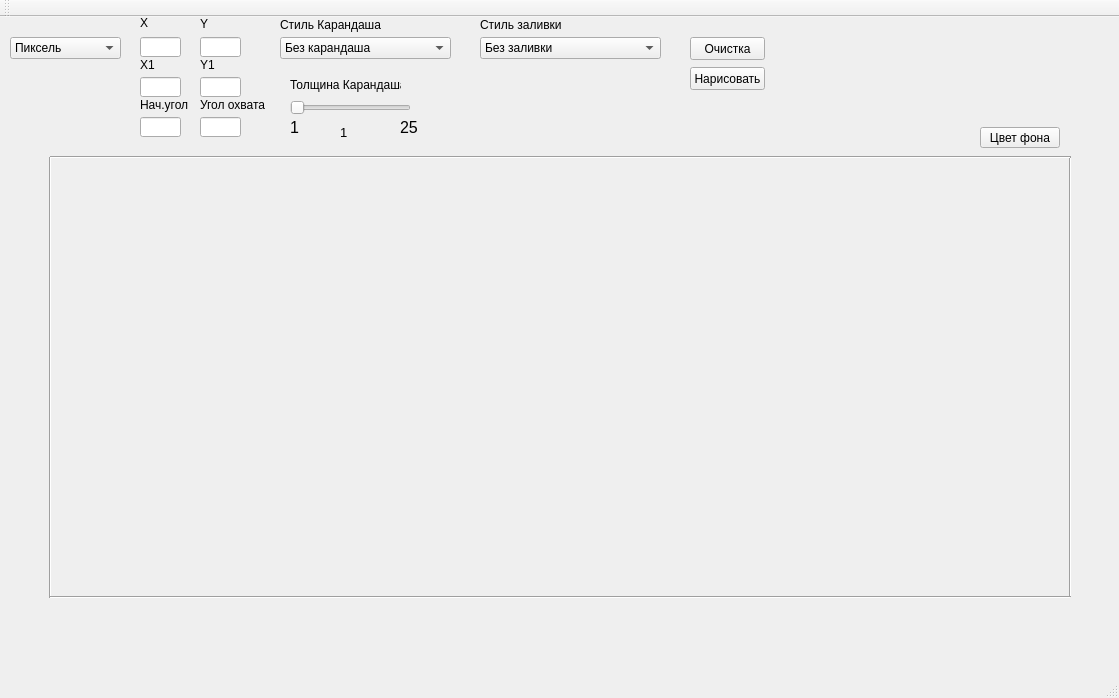
<?xml version="1.0" encoding="UTF-8"?>
<ui version="4.0">
 <class>MainWindow</class>
 <widget class="QMainWindow" name="MainWindow">
  <property name="geometry">
   <rect>
    <x>0</x>
    <y>0</y>
    <width>1119</width>
    <height>698</height>
   </rect>
  </property>
  <property name="windowTitle">
   <string>MainWindow</string>
  </property>
  <widget class="QWidget" name="centralWidget">
   <widget class="QLineEdit" name="lineEdit_PixelX">
    <property name="geometry">
     <rect>
      <x>140</x>
      <y>20</y>
      <width>41</width>
      <height>20</height>
     </rect>
    </property>
   </widget>
   <widget class="QLineEdit" name="lineEdit_PixelY">
    <property name="geometry">
     <rect>
      <x>200</x>
      <y>20</y>
      <width>41</width>
      <height>20</height>
     </rect>
    </property>
   </widget>
   <widget class="QLabel" name="label">
    <property name="geometry">
     <rect>
      <x>140</x>
      <y>-10</y>
      <width>16</width>
      <height>31</height>
     </rect>
    </property>
    <property name="text">
     <string>X</string>
    </property>
   </widget>
   <widget class="QLabel" name="label_2">
    <property name="geometry">
     <rect>
      <x>200</x>
      <y>0</y>
      <width>47</width>
      <height>13</height>
     </rect>
    </property>
    <property name="text">
     <string>Y</string>
    </property>
   </widget>
   <widget class="m_widget" name="widget" native="true">
    <property name="geometry">
     <rect>
      <x>50</x>
      <y>140</y>
      <width>1021</width>
      <height>441</height>
     </rect>
    </property>
   </widget>
   <widget class="QPushButton" name="pushButton_clear">
    <property name="geometry">
     <rect>
      <x>690</x>
      <y>20</y>
      <width>75</width>
      <height>23</height>
     </rect>
    </property>
    <property name="text">
     <string>Очистка</string>
    </property>
   </widget>
   <widget class="QPushButton" name="pushButton_draw">
    <property name="geometry">
     <rect>
      <x>690</x>
      <y>50</y>
      <width>75</width>
      <height>23</height>
     </rect>
    </property>
    <property name="text">
     <string>Нарисовать</string>
    </property>
   </widget>
   <widget class="QLineEdit" name="lineEdit_PixelX1">
    <property name="geometry">
     <rect>
      <x>140</x>
      <y>60</y>
      <width>41</width>
      <height>20</height>
     </rect>
    </property>
   </widget>
   <widget class="QLineEdit" name="lineEdit_PixelY1">
    <property name="geometry">
     <rect>
      <x>200</x>
      <y>60</y>
      <width>41</width>
      <height>20</height>
     </rect>
    </property>
   </widget>
   <widget class="QLabel" name="label_3">
    <property name="geometry">
     <rect>
      <x>140</x>
      <y>40</y>
      <width>41</width>
      <height>16</height>
     </rect>
    </property>
    <property name="text">
     <string>X1</string>
    </property>
   </widget>
   <widget class="QLabel" name="label_4">
    <property name="geometry">
     <rect>
      <x>200</x>
      <y>40</y>
      <width>51</width>
      <height>16</height>
     </rect>
    </property>
    <property name="text">
     <string>Y1</string>
    </property>
   </widget>
   <widget class="QComboBox" name="comboBox">
    <property name="geometry">
     <rect>
      <x>10</x>
      <y>20</y>
      <width>111</width>
      <height>22</height>
     </rect>
    </property>
    <property name="styleSheet">
     <string notr="true"/>
    </property>
    <item>
     <property name="text">
      <string>Пиксель</string>
     </property>
    </item>
    <item>
     <property name="text">
      <string>Линия</string>
     </property>
    </item>
    <item>
     <property name="text">
      <string>Дуга</string>
     </property>
    </item>
    <item>
     <property name="text">
      <string>Прямоугольник</string>
     </property>
    </item>
    <item>
     <property name="text">
      <string>Круг</string>
     </property>
    </item>
    <item>
     <property name="text">
      <string>Эллипс</string>
     </property>
    </item>
    <item>
     <property name="text">
      <string>Многоугольник</string>
     </property>
    </item>
    <item>
     <property name="text">
      <string>Ломанная линия</string>
     </property>
    </item>
   </widget>
   <widget class="QLineEdit" name="lineEdit_stAngle">
    <property name="geometry">
     <rect>
      <x>140</x>
      <y>100</y>
      <width>41</width>
      <height>20</height>
     </rect>
    </property>
   </widget>
   <widget class="QLineEdit" name="lineEdit_spAngle">
    <property name="geometry">
     <rect>
      <x>200</x>
      <y>100</y>
      <width>41</width>
      <height>20</height>
     </rect>
    </property>
   </widget>
   <widget class="QLabel" name="label_an1">
    <property name="geometry">
     <rect>
      <x>140</x>
      <y>80</y>
      <width>61</width>
      <height>16</height>
     </rect>
    </property>
    <property name="text">
     <string>Нач.угол</string>
    </property>
   </widget>
   <widget class="QLabel" name="label_an2">
    <property name="geometry">
     <rect>
      <x>200</x>
      <y>80</y>
      <width>71</width>
      <height>16</height>
     </rect>
    </property>
    <property name="text">
     <string>Угол охвата</string>
    </property>
   </widget>
   <widget class="QComboBox" name="comboBox_pen">
    <property name="geometry">
     <rect>
      <x>280</x>
      <y>20</y>
      <width>171</width>
      <height>22</height>
     </rect>
    </property>
    <property name="currentIndex">
     <number>0</number>
    </property>
    <property name="modelColumn">
     <number>0</number>
    </property>
    <item>
     <property name="text">
      <string>Без карандаша</string>
     </property>
    </item>
    <item>
     <property name="text">
      <string>Сплошная линия</string>
     </property>
    </item>
    <item>
     <property name="text">
      <string>Пунктирная линия</string>
     </property>
    </item>
    <item>
     <property name="text">
      <string>Точечная линия</string>
     </property>
    </item>
    <item>
     <property name="text">
      <string>Пунктирно-точечная линия</string>
     </property>
    </item>
    <item>
     <property name="text">
      <string>Точечно-пунктирная линия</string>
     </property>
    </item>
   </widget>
   <widget class="QLabel" name="label_Pen">
    <property name="geometry">
     <rect>
      <x>280</x>
      <y>0</y>
      <width>101</width>
      <height>16</height>
     </rect>
    </property>
    <property name="text">
     <string>Стиль Карандаша</string>
    </property>
   </widget>
   <widget class="QComboBox" name="comboBox_brush">
    <property name="geometry">
     <rect>
      <x>480</x>
      <y>20</y>
      <width>181</width>
      <height>22</height>
     </rect>
    </property>
    <item>
     <property name="text">
      <string>Без заливки</string>
     </property>
    </item>
    <item>
     <property name="text">
      <string>Сплошная заливка</string>
     </property>
    </item>
    <item>
     <property name="text">
      <string>Плотная заливка 1</string>
     </property>
    </item>
    <item>
     <property name="text">
      <string>Плотная заливка 2</string>
     </property>
    </item>
    <item>
     <property name="text">
      <string>Плотная заливка 3</string>
     </property>
    </item>
    <item>
     <property name="text">
      <string>Плотная заливка 4</string>
     </property>
    </item>
    <item>
     <property name="text">
      <string>Плотная заливка 5</string>
     </property>
    </item>
    <item>
     <property name="text">
      <string>Плотная заливка 6</string>
     </property>
    </item>
    <item>
     <property name="text">
      <string>Плотная заливка 7</string>
     </property>
    </item>
    <item>
     <property name="text">
      <string>Горизонтальная заливка</string>
     </property>
    </item>
    <item>
     <property name="text">
      <string>Вертикальная заливка</string>
     </property>
    </item>
    <item>
     <property name="text">
      <string>Сетчатая заливка</string>
     </property>
    </item>
    <item>
     <property name="text">
      <string>Обратно-диагональная заливка</string>
     </property>
    </item>
    <item>
     <property name="text">
      <string>Прямо-диагольная заливка</string>
     </property>
    </item>
    <item>
     <property name="text">
      <string>Диагонально-сетчатая заливка</string>
     </property>
    </item>
   </widget>
   <widget class="QLabel" name="label_brush">
    <property name="geometry">
     <rect>
      <x>480</x>
      <y>0</y>
      <width>101</width>
      <height>16</height>
     </rect>
    </property>
    <property name="text">
     <string>Стиль заливки</string>
    </property>
   </widget>
   <widget class="QSlider" name="horizontalSlider_penW">
    <property name="geometry">
     <rect>
      <x>290</x>
      <y>80</y>
      <width>121</width>
      <height>22</height>
     </rect>
    </property>
    <property name="minimum">
     <number>1</number>
    </property>
    <property name="maximum">
     <number>20</number>
    </property>
    <property name="orientation">
     <enum>Qt::Horizontal</enum>
    </property>
   </widget>
   <widget class="QLabel" name="label_PenW">
    <property name="geometry">
     <rect>
      <x>290</x>
      <y>60</y>
      <width>111</width>
      <height>16</height>
     </rect>
    </property>
    <property name="text">
     <string>Толщина Карандаша</string>
    </property>
   </widget>
   <widget class="QLabel" name="label_5">
    <property name="geometry">
     <rect>
      <x>290</x>
      <y>100</y>
      <width>16</width>
      <height>21</height>
     </rect>
    </property>
    <property name="font">
     <font>
      <pointsize>12</pointsize>
     </font>
    </property>
    <property name="text">
     <string>1</string>
    </property>
   </widget>
   <widget class="QLabel" name="label_6">
    <property name="geometry">
     <rect>
      <x>400</x>
      <y>100</y>
      <width>21</width>
      <height>21</height>
     </rect>
    </property>
    <property name="font">
     <font>
      <pointsize>12</pointsize>
     </font>
    </property>
    <property name="text">
     <string>25</string>
    </property>
   </widget>
   <widget class="Line" name="line">
    <property name="geometry">
     <rect>
      <x>30</x>
      <y>140</y>
      <width>41</width>
      <height>441</height>
     </rect>
    </property>
    <property name="orientation">
     <enum>Qt::Vertical</enum>
    </property>
   </widget>
   <widget class="Line" name="line_2">
    <property name="geometry">
     <rect>
      <x>1050</x>
      <y>140</y>
      <width>41</width>
      <height>441</height>
     </rect>
    </property>
    <property name="orientation">
     <enum>Qt::Vertical</enum>
    </property>
   </widget>
   <widget class="Line" name="line_3">
    <property name="geometry">
     <rect>
      <x>50</x>
      <y>130</y>
      <width>1021</width>
      <height>20</height>
     </rect>
    </property>
    <property name="orientation">
     <enum>Qt::Horizontal</enum>
    </property>
   </widget>
   <widget class="Line" name="line_4">
    <property name="geometry">
     <rect>
      <x>50</x>
      <y>570</y>
      <width>1021</width>
      <height>20</height>
     </rect>
    </property>
    <property name="orientation">
     <enum>Qt::Horizontal</enum>
    </property>
   </widget>
   <widget class="QLabel" name="label_w">
    <property name="geometry">
     <rect>
      <x>340</x>
      <y>100</y>
      <width>31</width>
      <height>31</height>
     </rect>
    </property>
    <property name="font">
     <font>
      <pointsize>10</pointsize>
     </font>
    </property>
    <property name="text">
     <string>1</string>
    </property>
   </widget>
   <widget class="QPushButton" name="pushButton">
    <property name="geometry">
     <rect>
      <x>980</x>
      <y>110</y>
      <width>80</width>
      <height>21</height>
     </rect>
    </property>
    <property name="text">
     <string>Цвет фона</string>
    </property>
   </widget>
   <widget class="QLabel" name="label_7">
    <property name="geometry">
     <rect>
      <x>990</x>
      <y>620</y>
      <width>81</width>
      <height>21</height>
     </rect>
    </property>
    <property name="text">
     <string/>
    </property>
   </widget>
  </widget>
  <widget class="QMenuBar" name="menuBar">
   <property name="geometry">
    <rect>
     <x>0</x>
     <y>0</y>
     <width>1119</width>
     <height>20</height>
    </rect>
   </property>
  </widget>
  <widget class="QToolBar" name="mainToolBar">
   <attribute name="toolBarArea">
    <enum>TopToolBarArea</enum>
   </attribute>
   <attribute name="toolBarBreak">
    <bool>false</bool>
   </attribute>
  </widget>
  <widget class="QStatusBar" name="statusBar"/>
 </widget>
 <layoutdefault spacing="6" margin="11"/>
 <customwidgets>
  <customwidget>
   <class>m_widget</class>
   <extends>QWidget</extends>
   <header location="global">m_widget.h</header>
   <container>1</container>
  </customwidget>
 </customwidgets>
 <tabstops>
  <tabstop>comboBox</tabstop>
  <tabstop>lineEdit_PixelX</tabstop>
  <tabstop>lineEdit_PixelY</tabstop>
  <tabstop>lineEdit_PixelX1</tabstop>
  <tabstop>lineEdit_PixelY1</tabstop>
  <tabstop>lineEdit_stAngle</tabstop>
  <tabstop>lineEdit_spAngle</tabstop>
  <tabstop>comboBox_pen</tabstop>
  <tabstop>horizontalSlider_penW</tabstop>
  <tabstop>comboBox_brush</tabstop>
  <tabstop>pushButton_draw</tabstop>
  <tabstop>pushButton_clear</tabstop>
  <tabstop>pushButton</tabstop>
 </tabstops>
 <resources/>
 <connections/>
</ui>
